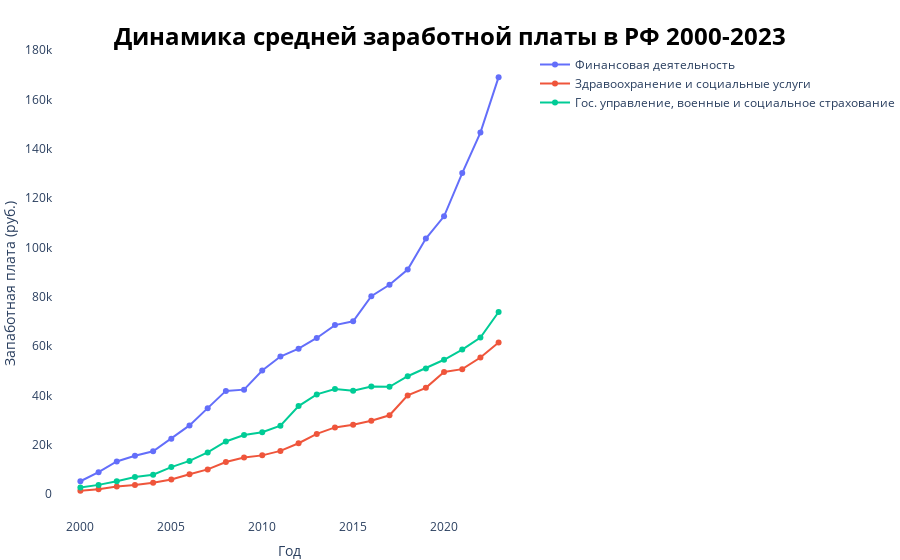

Notebook cell for this chart:
### Code cell
# График динамики средних зарплат
salary_fig = go.Figure()
salary_fig.add_trace(go.Scatter(x=df_salary.index, y=df_salary['Финансовая деятельность'], mode='lines+markers', name='Финансовая деятельность'))
salary_fig.add_trace(go.Scatter(x=df_salary.index, y=df_salary['Здравоохранение и социальные услуги'], mode='lines+markers', 
                                name='Здравоохранение и социальные услуги'))
salary_fig.add_trace(go.Scatter(x=df_salary.index, y=df_salary['Гос. управление, военные и социальное страхование'], mode='lines+markers', 
                                name='Гос. управление, военные и социальное страхование'))
salary_fig.update_layout(title={'text': '<b>Динамика средней заработной платы в РФ 2000-2023</b>', 'x': 0.5, 'y':0.95,
                                'font':{'size': 24, 'color': 'Black'}}, plot_bgcolor='white', margin={'l': 30, 'r': 0, 't': 50, 'b': 0}, 
                         xaxis_title='Год', yaxis_title='Запаботная плата (руб.)', 
                        #  legend={'x': 0.93, 'y': 0.5, 'traceorder': 'reversed', 'font': {'family': 'Arial', 'size': 14, 'color': 'Black'}, 
                        #           'yanchor': 'top', 'xanchor': 'left'}
                                  )

salary_fig.show()

### Figure 1 — Plotly figure (JSON) as saved in the notebook; plotly's stock layout.template omitted (floating-point values rounded to 4 significant figures)
{"data": [{"mode": "lines+markers", "name": "Финансовая деятельность", "type": "scatter", "x": [2000, 2001, 2002, 2003, 2004, 2005, 2006, 2007, 2008, 2009, 2010, 2011, 2012, 2013, 2014, 2015, 2016, 2017, 2018, 2019, 2020, 2021, 2022, 2023], "y": [5232.0, 8885.0, 13250.0, 15560.0, 17380.0, 22460.0, 27890.0, 34880.0, 41870.0, 42370.0, 50120, 55790.0, 59000.0, 63333, 68565, 70088, 80289, 84904, 91070, 103700.0, 112680, 130200.0, 146600.0, 169100.0]}, {"mode": "lines+markers", "name": "Здравоохранение и социальные услуги", "type": "scatter", "x": [2000, 2001, 2002, 2003, 2004, 2005, 2006, 2007, 2008, 2009, 2010, 2011, 2012, 2013, 2014, 2015, 2016, 2017, 2018, 2019, 2020, 2021, 2022, 2023], "y": [1333.0, 1960.0, 3141.0, 3663.0, 4612, 5906.0, 8060.0, 10040.0, 13050.0, 14820.0, 15720.0, 17540.0, 20640.0, 24440.0, 27068, 28179, 29742, 31980.0, 40027, 43120.0, 49532, 50690.0, 55420.0, 61490.0]}, {"mode": "lines+markers", "name": "Гос. управление, военные и социальное страхование", "type": "scatter", "x": [2000, 2001, 2002, 2003, 2004, 2005, 2006, 2007, 2008, 2009, 2010, 2011, 2012, 2013, 2014, 2015, 2016, 2017, 2018, 2019, 2020, 2021, 2022, 2023], "y": [2712.0, 3755.0, 5200.0, 6914.0, 7899.0, 10960.0, 13480.0, 16900.0, 21340.0, 23960, 25120.0, 27760.0, 35700.0, 40450.0, 42659, 41916, 43611, 43500.0, 47803, 50990.0, 54496, 58620.0, 63510.0, 73860.0]}], "layout": {"margin": {"b": 0, "l": 30, "r": 0, "t": 50}, "plot_bgcolor": "white", "title": {"font": {"color": "Black", "size": 24}, "text": "<b>Динамика средней заработной платы в РФ 2000-2023</b>", "x": 0.5, "y": 0.95}, "xaxis": {"title": {"text": "Год"}}, "yaxis": {"title": {"text": "Запаботная плата (руб.)"}}}}
